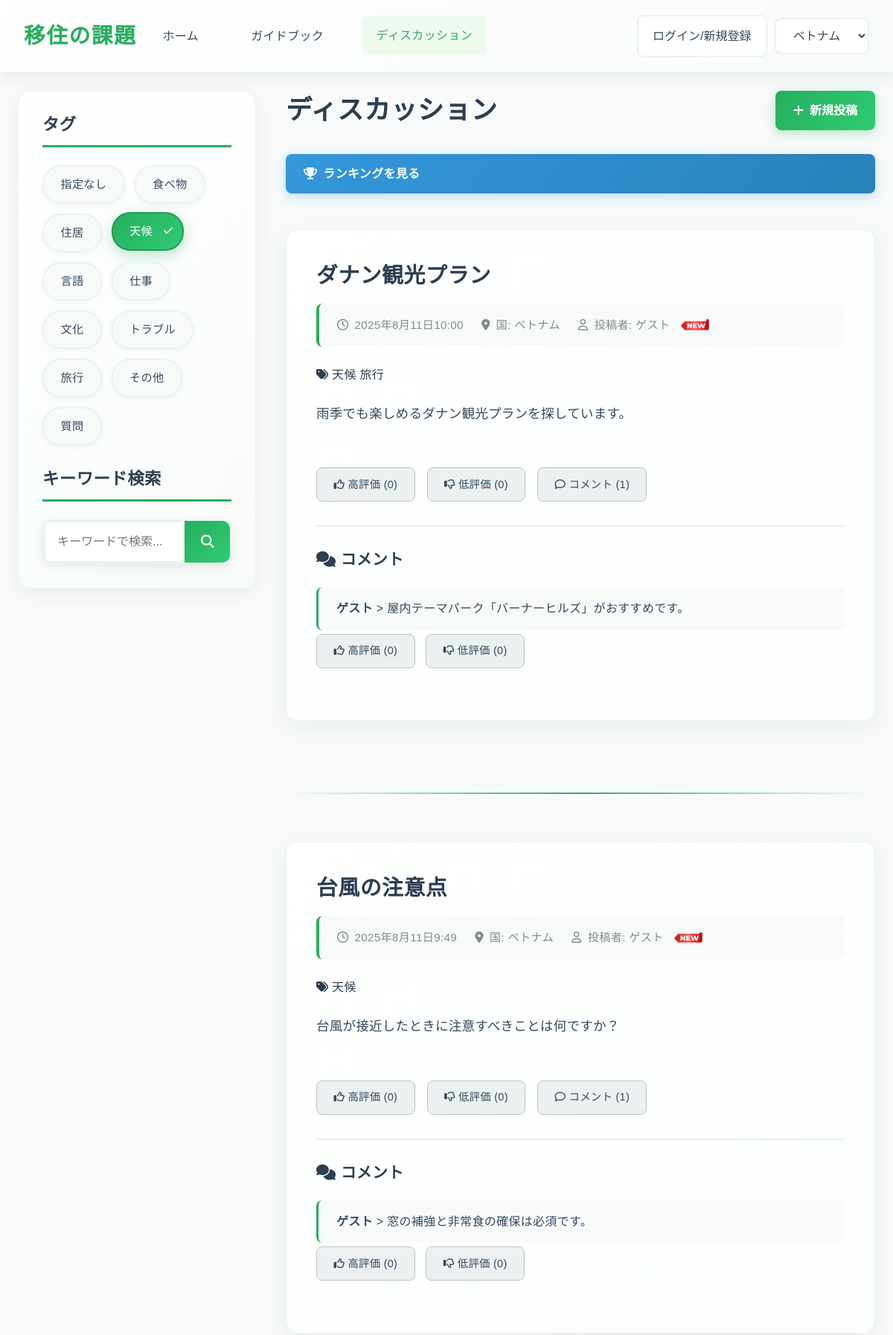
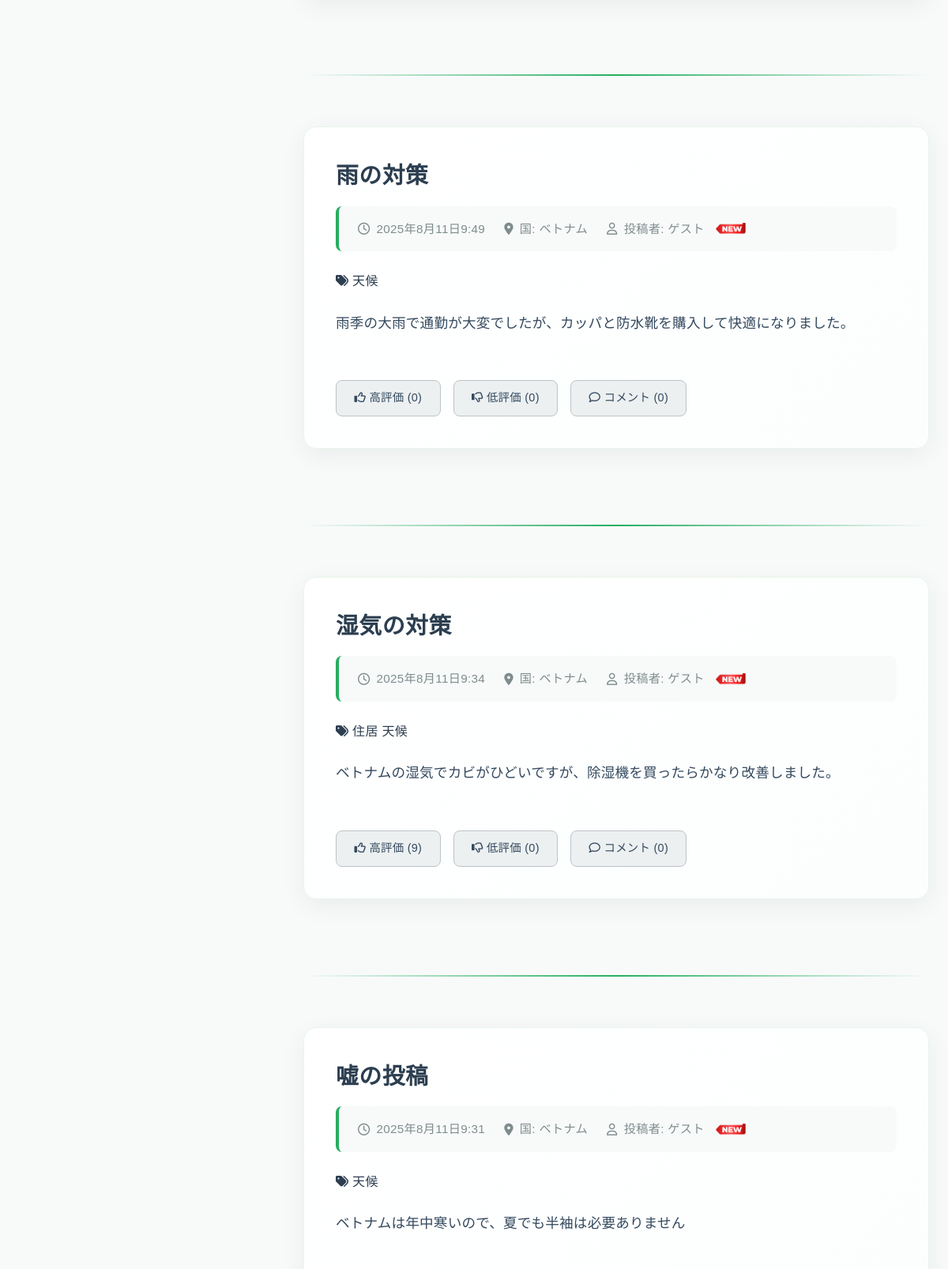
Screenshot of /discussions/?tag=4 (upper part) with the database file from the repository (2 pictures, top to bottom).
### app1/models.py (models this page shows, shortened)
class Tags(models.Model):
    name=models.CharField(max_length=43,unique=True)

class  Article(models.Model):
    id=models.UUIDField(primary_key=True,default=uuid.uuid4,editable=False)
    title=models.TextField(verbose_name="title")
    country=models.TextField(verbose_name="country")
    user_name=models.TextField(default="ゲスト",verbose_name="user_name")
    body=models.TextField(verbose_name="content")
    tag=models.ManyToManyField('Tags',verbose_name="tag",null=False,blank=False)
    picture=models.ImageField(upload_to="app1/picture/",null=True,blank=True,verbose_name="picture")
    created=models.DateTimeField(auto_now_add=True,verbose_name="created_date_time")
    edited=models.DateTimeField(auto_now_add=True,verbose_name="edited_date_time")
    likes=models.IntegerField(default=0,verbose_name="likes_count")
    dislikes=models.IntegerField(default=0,verbose_name="dislikes_count")
    comments=models.IntegerField(default=0,verbose_name="comments_count")
    score=models.IntegerField(default=0,verbose_name="score")

class Comment(models.Model):
    id=models.UUIDField(primary_key=True,default=uuid.uuid4,editable=False)
    article_id=models.ForeignKey(Article,verbose_name="ArticleID",on_delete=models.CASCADE)
    user_name=models.TextField(default="ゲスト",verbose_name="user_name")
    body=models.TextField(verbose_name="comment")
    created=models.DateTimeField(auto_now_add=True,verbose_name="created_date_time")
    likes=models.IntegerField(default=0,verbose_name="likes_count")
    dislikes=models.IntegerField(default=0,verbose_name="dislikes_count")

### app1/views.py (the view, shortened to what this page needs)
class DiscussionsView(View):
    def get(self, request):
        form = ArticleModelForm()
        tag_id = request.GET.getlist('tag')
        keyword = request.GET.get('q')
        articles = Article.objects.all().order_by("-created")
        if tag_id:
            for tid in tag_id:
                articles = articles.filter(tag__id=tid)
            articles = articles.distinct()
        if keyword:
            articles = articles.filter(Q(title__icontains=keyword) | Q(body__icontains=keyword))
        for article in articles:
            try:
                if article.user_name != "ゲスト":
                    user_obj = UserName.objects.get(user_name=article.user_name)
                    score = user_obj.score
                    if score < 5:
                        article.rank1_user = True
                    elif 5 <= score < 15:
                        article.rank2_user = True
                    elif 15 <= score < 100:
                        article.rank3_user = True
                    elif 100 <= score < 500:
                        article.rank4_user = True
                    elif 500 <= score < 2000:
                        article.rank5_user = True
                    elif 2000 <= score < 5000:
                        article.rank6_user = True
                    elif 5000 <= score < 10000:
                        article.rank7_user = True
                    elif 10000 <= score < 30000:
                        article.rank8_user = True
                    elif 30000 <= score < 100000:
                        article.rank9_user = True
                    elif score >= 100000:
                        article.rank10_user = True
                    else:
                        article.rank1_user = True
                else:
                    article.is_new_user = False
            except UserName.DoesNotExist:
                article.is_new_user = False
        comments = Comment.objects.all()
        tags = Tags.objects.all()
        context = {
            'form': form,
            'articles': articles,
            'comments': comments,
            'tags': tags,
            'selected_tags': tag_id,
            'keyword': keyword
        }
        return render(request, 'app1/discussions.html', context)

### app1/forms.py
class ArticleModelForm(ModelForm):
    class Meta:
        model=Article
        fields=["title","country","tag","body","picture"]
        widgets = {
            "tag": forms.CheckboxSelectMultiple()
        }

### templates/app1/discussions.html (shortened to what this page needs)
<!DOCTYPE html>
<html lang="ja">
<head>
    <link rel="stylesheet" href="https://cdnjs.cloudflare.com/ajax/libs/font-awesome/6.0.0-beta3/css/all.min.css">
    <link rel="stylesheet" href="https://cdn.jsdelivr.net/npm/bootstrap@4.1.3/dist/css/bootstrap.min.css">
    <link rel="stylesheet" href="https://cdnjs.cloudflare.com/ajax/libs/font-awesome/6.4.0/css/all.min.css">
    {% load static %}
    <link rel="stylesheet" href="{% static 'app1/css/style.css' %}">
</head>
<body>
    <header class="navbar">
        <div class="navbar-brand">移住の課題</div>
        <nav class="navbar-menu">
            <a href="{% url 'app1:index' %}" class="nav-item" style="text-decoration: none;">ホーム</a>
            <a href="{% url 'app1:general' %}" class="nav-item" style="text-decoration: none;">ガイドブック</a>
            <a href="{% url 'app1:discussions' %}" class="nav-item active" style="text-decoration: none;">ディスカッション</a>
        </nav>
        {% if request.user.is_authenticated %}
        <form action="{% url 'accounts:logout' %}" method="post" style="margin: 0 0 0 auto; margin-right: 10px;">
            {% csrf_token %}
            <button type="submit" id="country-select" class="country-select" style="background-color: white;">{{request.user}}からログアウト</button>
        </form>
        {% else %}
        <button onclick="location.href='/login'" id="country-select" class="country-select" style="margin: 0 0 0 auto; margin-right: 10px; background-color: white;" >ログイン/新規登録</button>
        {% endif %}
        <div class="navbar-actions">
            <select id="country-select" class="country-select">
                <option value="ベトナム">ベトナム</option>
            </select>
        </div>
    </header>
    <main class="container">
        <div class="page-content-wrapper">
            <div class="sidebar">
                <h3>タグ</h3>
                <div id="discussion-tags" class="tag-list">
                    {% for tag in tags %}
                    {% if tag.id == 1 %}
                    <a href="/discussions" class="tag">{{ tag.name }}</a>
                    {% else %}
                        <a href="{% url 'app1:search' %}?tag={{ tag.id }}{% for t in selected_tags %}{% if t != tag.id|stringformat:'s' %}&tag={{ t }}{% endif %}{% endfor %}{% if keyword %}&q={{ keyword }}{% endif %}"
                        class="tag">{{tag.name}}</a>
                        {% endif %}
                    {% endfor %}
                </div>
                <div style="margin-top: 2rem;">
                    <h3>キーワード検索</h3>
                    <div class="search-box-container">
                        <input type="text" id="discussions-search" placeholder="キーワードで検索..." class="form-input">
                        <button type="button" id="discussions-search-button" class="btn-primary search-button">
                        <i class="fas fa-search"></i>
                        </button>
                </div>
                </div>
            </div>
            <div class="main-content">
                <div style="display: flex; justify-content: space-between; align-items: center; margin-bottom: 2rem; flex-wrap: wrap; gap: 1rem;">
                    <h2 style="margin: 0;">ディスカッション</h2>
                    <button id="post-button" class="post-button">
                        <i class="fas fa-plus"></i> 新規投稿
                    </button>
                </div>
                <div class="discussion-list">
                    <a href="{% url 'app1:ranking' %}" class="ranking-link">
                        <i class="fas fa-trophy"></i>
                        ランキングを見る
                    </a>
                    {% for article in articles %}
                    <article class="post-detail"
                            onclick="location.href='/comment/post/{{article.id}}'"
                            style="cursor: pointer;">
                        <header>
                            <h2>{{article.title}}</h2>
                            <div class="post-meta">
                                <span><i class="far fa-clock"></i> {{article.created}}</span>
                                <span><i class="fas fa-map-marker-alt"></i> 国: {{article.country}}</span>
                                <span><i class="far fa-user"></i> 投稿者: {{article.user_name}}
                                    {% if article.rank1_user %}
                                    <img class = "other-image" src="{% static 'app1/img/1.png' %}"
                                    alt="Rank1 User"
                                    style="width:100px !important; height:30px !important; vertical-align:middle !important; margin:0 !important; box-shadow:none !important; ">
                                    {% elif article.rank2_user %}
                                    <img class = "other-image" src="{% static 'app1/img/2.png' %}"
                                    alt="Rank2 User"
                                    style="width:100px !important; height:30px !important; vertical-align:middle !important; margin:0 !important; box-shadow:none !important; ">
                                    {% elif article.rank3_user %}
                                    <img class = "other-image" src="{% static 'app1/img/3.png' %}"
                                    alt="Rank3 User"
                                    style="width:100px !important; height:30px !important; vertical-align:middle !important; margin:0 !important; box-shadow:none !important; ">
                                    {% elif article.rank4_user %}
                                    <img class = "other-image" src="{% static 'app1/img/4.png' %}"
                                    alt="Rank4 User"
                                    style="width:100px !important; height:30px !important; vertical-align:middle !important; margin:0 !important; box-shadow:none !important; ">
                                    {% elif article.rank5_user %}
                                    <img class = "other-image" src="{% static 'app1/img/5.png' %}"
                                    alt="Rank5 User"
                                    style="width:100px !important; height:30px !important; vertical-align:middle !important; margin:0 !important; box-shadow:none !important; ">
                                    {% elif article.rank6_user %}
                                    <img class = "other-image" src="{% static 'app1/img/6.png' %}"
                                    alt="Rank6 User"
                                    style="width:100px !important; height:30px !important; vertical-align:middle !important; margin:0 !important; box-shadow:none !important; ">
                                    {% elif article.rank7_user %}
                                    <img class = "other-image" src="{% static 'app1/img/7.png' %}"
                                    alt="Rank7 User"
                                    style="width:100px !important; height:30px !important; vertical-align:middle !important; margin:0 !important; box-shadow:none !important; ">
                                    {% elif article.rank8_user %}
                                    <img class = "other-image" src="{% static 'app1/img/8.png' %}"
                                    alt="Rank8 User"
                                    style="width:100px !important; height:30px !important; vertical-align:middle !important; margin:0 !important; box-shadow:none !important; ">
                                    {% elif article.rank9_user %}
                                    <img class = "other-image" src="{% static 'app1/img/9.png' %}"
                                    alt="Rank9 User"
                                    style="width:100px !important; height:30px !important; vertical-align:middle !important; margin:0 !important; box-shadow:none !important; ">
                                    {% elif article.rank10_user %}
                                    <img class = "other-image" src="{% static 'app1/img/10.png' %}"
                                    alt="Rank10 User"
                                    style="width:100px !important; height:30px !important; vertical-align:middle !important; margin:0 !important; box-shadow:none !important; ">
                                    {% else %}
                                    <img class = "other-image" src="{% static 'app1/img/New.png' %}"
                                    alt="Guest"
                                    style="width:50px !important; height:15px !important; vertical-align:middle !important; margin:0 !important; box-shadow:none !important; ">
                                    {% endif %}
                            </div>
                            {% if article.tag.all %}
                            <div class="post-tags">
                                <i class="fas fa-tags"></i>
                                {% for tag in article.tag.all %}
                                <span class="post-tag">{{tag.name}}</span>
                                {% endfor %}
                            </div>
                            {% endif %}
                        </header>
                        <div class="post-content">
                            <div class="post-text">
                                <p>{{article.body}}</p>
                            </div>
                        </div>
                        <footer class="post-actions">
                            <button onclick="event.stopPropagation(); location.href='/like/add/{{article.id}}'" class="btn btn-secondary">
                                <i class="far fa-thumbs-up"></i> 高評価 ({{article.likes}})
                            </button>
                            <button onclick="event.stopPropagation(); location.href='/dislike/add/{{article.id}}'" class="btn btn-secondary">
                                <i class="far fa-thumbs-down"></i> 低評価 ({{article.dislikes}})
                            </button>
                            <button onclick="location.href='/comment/post/{{article.id}}'" class="btn btn-secondary">
                                <i class="far fa-comment"></i> コメント ({{article.comments}})
                            </button>
                        </footer>
                        {% if article.comments != 0 %}
                        <div class="comments-section">
                            <h5><i class="fas fa-comments"></i> コメント</h5>
                            <ul>
                                {% for comment in comments %}
                                {% if comment.article_id == article %}
                                <li  style="margin-bottom: 5px;">
                                    <strong>{{comment.user_name}}</strong> > {{comment.body}}
                                </li>
                                <button onclick="event.stopPropagation(); location.href='/comment/like/add/{{comment.id}}'" class="btn btn-secondary btn-sm" style="margin: 0 10px 30px 0;">
                                    <i class="far fa-thumbs-up"></i> 高評価 ({{comment.likes}})
                                </button>
                                <button onclick="event.stopPropagation(); location.href='/comment/dislike/add/{{comment.id}}'" class="btn btn-secondary btn-sm" style="margin: 0 0 30px 0;">
                                    <i class="far fa-thumbs-down"></i> 低評価 ({{comment.dislikes}})
                                </button>
                                {% endif %}
                                {% endfor %}
                            </ul>
                        </div>
                        {% endif %}
                    </article>
                    <hr>
                    {% endfor %}
                </div>
            </div>
        </div>
    </main>
</body>
</html>

### rows the page displays
Tags: name "指定なし"
Tags: name "食べ物"
Tags: name "住居"
Tags: name "天候"
Tags: name "言語"
Tags: name "仕事"
Tags: name "文化"
Tags: name "トラブル"
Tags: name "旅行"
Tags: name "その他"
Tags: name "質問"
Article: title "ダナン観光プラン", created "2025年8月11日10:00", country "ベトナム", user_name "ゲスト", body "雨季でも楽しめるダナン観光プランを探しています。", likes "0", dislikes "0", comments "1"
Comment: user_name "ゲスト", body "屋内テーマパーク「バーナーヒルズ」がおすすめです。", likes "0", dislikes "0"
Article: title "台風の注意点", created "2025年8月11日9:49", country "ベトナム", user_name "ゲスト", body "台風が接近したときに注意すべきことは何ですか？", likes "0", dislikes "0", comments "1"
Comment: user_name "ゲスト", body "窓の補強と非常食の確保は必須です。", likes "0", dislikes "0"
Article: title "雨の対策", created "2025年8月11日9:49", country "ベトナム", user_name "ゲスト", body "雨季の大雨で通勤が大変でしたが、カッパと防水靴を購入して快適になりました。", likes "0", dislikes "0", comments "0"
Article: title "湿気の対策", created "2025年8月11日9:34", country "ベトナム", user_name "ゲスト", body "ベトナムの湿気でカビがひどいですが、除湿機を買ったらかなり改善しました。", likes "9", dislikes "0", comments "0"
Article: title "嘘の投稿", created "2025年8月11日9:31", country "ベトナム", user_name "ゲスト", body "ベトナムは年中寒いので、夏でも半袖は必要ありません"
